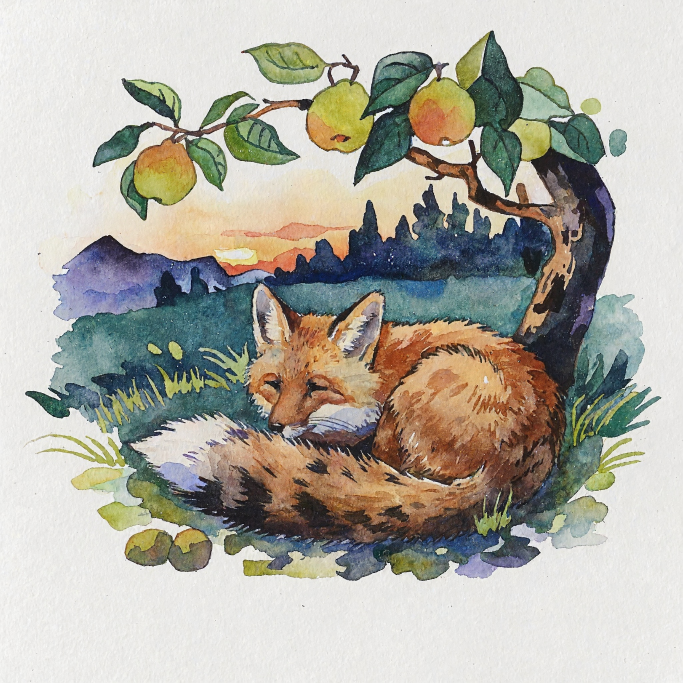
#> input picture bench/image_parity/fox_in.jpg, 2048 x 2048 px (shown at 1/3 size)
$ python -i quality.py   (imports and definitions only)   (older library calls are emulated)
#> lines starting #> are read from the running program, lines starting #| are printed output that depends on the picture
"""Quality gate of the H3 bench: a frame strip to look at, and numbers against a reference clip (same clip, same seed).
ssim: structure vs the reference (1 = same clip; sparse attention changes motion, so well below 1 is normal there).
sharp / sharp_ratio: Laplacian variance (detail); motion / motion_ratio: mean frame-to-frame change. A drop in either is the alarm."""
import cv2, numpy as np
from skimage.metrics import structural_similarity


def frames(path, n=12):
    cap = cv2.VideoCapture(str(path)); total = int(cap.get(cv2.CAP_PROP_FRAME_COUNT)); out = []
    for i in np.linspace(1, total - 2, n).astype(int):
        pair = []
        for j in (i, i + 1):
            cap.set(cv2.CAP_PROP_POS_FRAMES, int(j)); ok, f = cap.read()
            if ok: pair.append(f)
        if len(pair) == 2: out.append(pair)
    cap.release(); return out


def stats(fr):
    g = [[cv2.cvtColor(cv2.resize(f, (640, 360)), cv2.COLOR_BGR2GRAY) for f in p] for p in fr]
    sharp = float(np.mean([cv2.Laplacian(a, cv2.CV_64F).var() for a, _ in g]))
    motion = float(np.mean([np.abs(a.astype(np.int16) - b).mean() for a, b in g]))
    return g, sharp, motion


def check(mp4, strip, ref=None):
    fr = frames(mp4); g, sharp, motion = stats(fr)
    pick = [fr[i][0] for i in np.linspace(0, len(fr) - 1, 6).astype(int)]
    h = 270; cv2.imwrite(str(strip), np.hstack([cv2.resize(f, (int(f.shape[1] * h / f.shape[0]), h)) for f in pick]))
    q = {"sharp": round(sharp, 1), "motion": round(motion, 2)}
    if ref:
        rg, rsharp, rmotion = stats(frames(ref))
        q.update(ssim=round(float(np.mean([structural_similarity(a[0], b[0]) for a, b in zip(g, rg)])), 3),
                 sharp_ratio=round(sharp / rsharp, 2), motion_ratio=round(motion / max(rmotion, 1e-6), 2))
    return q


def check_png(png, ref=None):
    """H3-Image (seed h3_image_edit_speed): sharpness and, with a reference picture, SSIM + mean abs diff on the grey image."""
#> called with png = '../image_parity/fox_in.jpg'
    a = cv2.imread(str(png), cv2.IMREAD_GRAYSCALE)
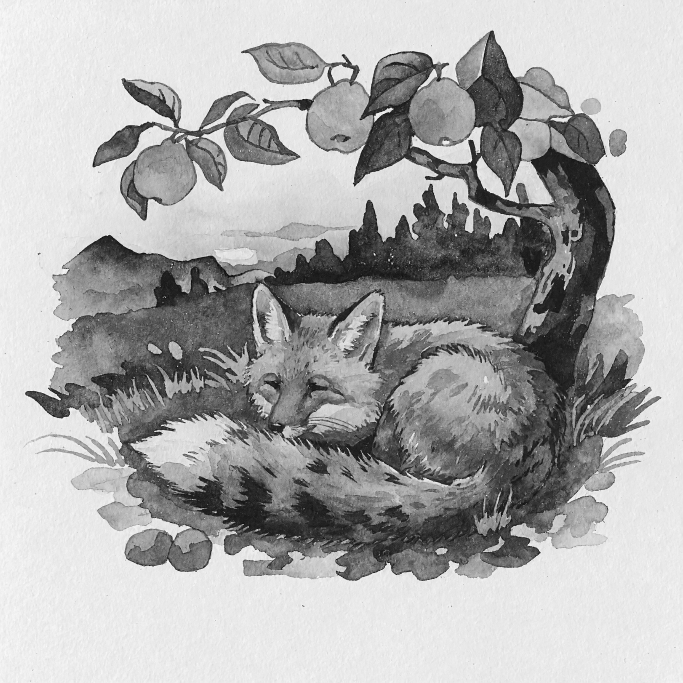
#> a: shape (2048, 2048) (shown at 1/3 size); min 0, max 255, mean 173.3
    q = {"sharp": round(float(cv2.Laplacian(a, cv2.CV_64F).var()), 1)}
#> q = {'sharp': 1215.7}
    if ref is not None:
        b = cv2.imread(str(ref), cv2.IMREAD_GRAYSCALE)
        if b.shape != a.shape: b = cv2.resize(b, a.shape[::-1])
        q.update(ssim=round(float(structural_similarity(a, b)), 3), mad=round(float(np.mean(np.abs(a.astype(float) - b))), 2),
                 sharp_ratio=round(q["sharp"] / max(1e-6, float(cv2.Laplacian(b, cv2.CV_64F).var())), 3))
    return q

>>> result = check_png('../image_parity/fox_in.jpg')
#> result = {'sharp': 1215.7}
